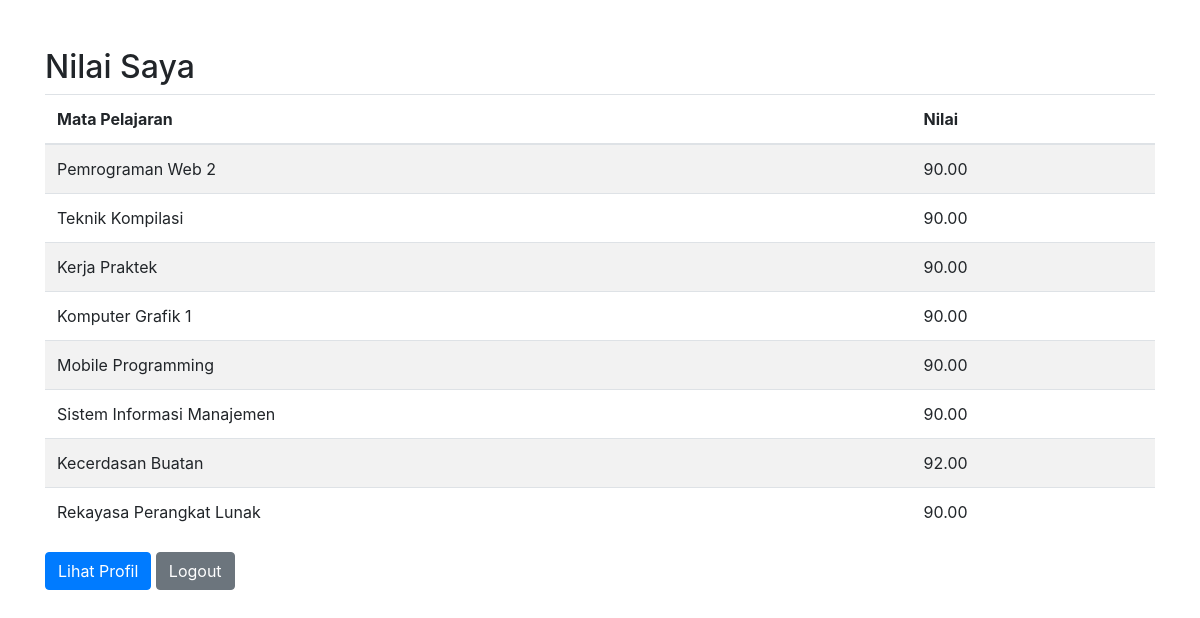
/murid.php (signed in), run on the app's committed database.
### tables this page shows
CREATE TABLE `grades` (
  `id` int(11) NOT NULL AUTO_INCREMENT,
  `user_id` int(11) DEFAULT NULL,
  `subject_id` int(11) DEFAULT NULL,
  `grade` decimal(5,2) DEFAULT NULL,
  PRIMARY KEY (`id`),
  KEY `user_id` (`user_id`),
  KEY `subject_id` (`subject_id`),
  CONSTRAINT `grades_ibfk_1` FOREIGN KEY (`user_id`) REFERENCES `users` (`id`),
  CONSTRAINT `grades_ibfk_2` FOREIGN KEY (`subject_id`) REFERENCES `subjects` (`id`)
);

CREATE TABLE `subjects` (
  `id` int(11) NOT NULL AUTO_INCREMENT,
  `name` varchar(100) NOT NULL,
  PRIMARY KEY (`id`)
);

### murid.php (the view, shortened to what this page needs)
<?php
include 'config.php';
$user_id = $_SESSION['user_id'];
$sql = "SELECT subjects.name, grades.grade
        FROM grades
        JOIN subjects ON grades.subject_id = subjects.id
        WHERE grades.user_id = $user_id";
$result = $conn->query($sql);
?>
<!DOCTYPE html>
<html lang="en">
<head>
    <link rel="stylesheet" href="https://maxcdn.bootstrapcdn.com/bootstrap/4.0.0/css/bootstrap.min.css">
</head>
<body>
<div class="container">
    <h2 class="mt-5">Nilai Saya</h2>
    <table class="table table-striped">
        <thead>
        <tr>
            <th>Mata Pelajaran</th>
            <th>Nilai</th>
        </tr>
        </thead>
        <tbody>
        <?php while ($row = $result->fetch_assoc()): ?>
            <tr>
                <td><?php echo $row['name']; ?></td>
                <td><?php echo $row['grade']; ?></td>
            </tr>
        <?php endwhile; ?>
        </tbody>
    </table>
    <a href="profile.php" class="btn btn-primary">Lihat Profil</a>
    <a href="logout.php" class="btn btn-secondary">Logout</a>
</div>
</body>
</html>

### data on the page
grades: subject.name "Pemrograman Web 2", grade "90.00"
grades: subject.name "Teknik Kompilasi", grade "90.00"
grades: subject.name "Kerja Praktek", grade "90.00"
grades: subject.name "Komputer Grafik 1", grade "90.00"
grades: subject.name "Mobile Programming", grade "90.00"
grades: subject.name "Sistem Informasi Manajemen", grade "90.00"
grades: subject.name "Kecerdasan Buatan", grade "92.00"
grades: subject.name "Rekayasa Perangkat Lunak", grade "90.00"
